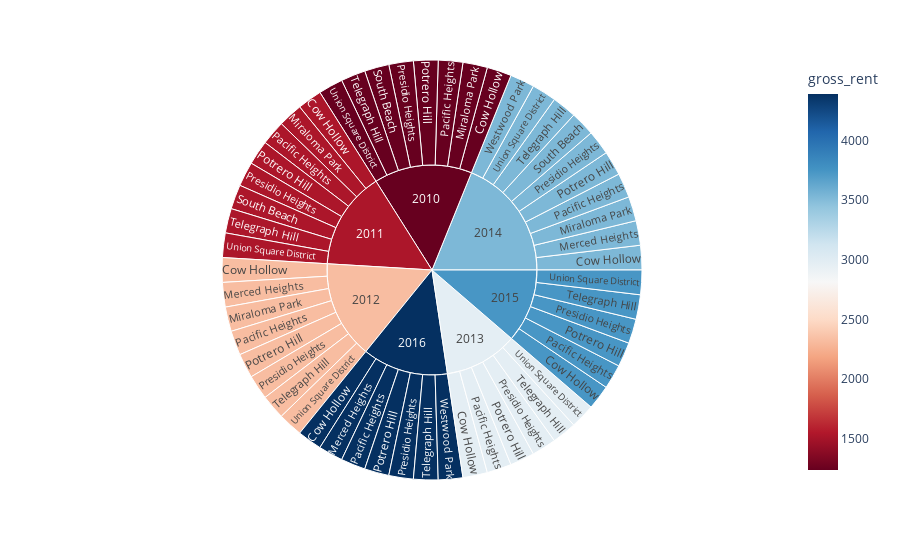

This figure's notebook cell:
### Markdown cell above
### Create a sunburst chart to conduct a costs analysis of most expensive neighborhoods in San Francisco per year

### Code cell
# Sunburst Plot
px.sunburst(df_Expensive_Neighborhoods_Per_Year, path=['year','neighborhood'], color='gross_rent', color_continuous_scale='RdBu')

### Figure 1 — Plotly figure (JSON) as saved in the notebook; plotly's stock layout.template omitted (floating-point values rounded to 4 significant figures)
{"data": [{"branchvalues": "total", "customdata": [[1239], [1530], [2324], [2971], [3528], [3739], [4390], [2324], [3528], [4390], [1239], [1530], [2324], [3528], [1239], [1530], [2324], [2971], [3528], [3739], [4390], [1239], [1530], [2324], [2971], [3528], [3739], [4390], [1239], [1530], [2324], [2971], [3528], [3739], [4390], [1239], [1530], [3528], [1239], [1530], [2324], [2971], [3528], [3739], [4390], [1239], [1530], [2324], [2971], [3528], [3739], [3528], [4390], [1239], [1530], [2324], [2971], [3528], [3739], [4390]], "domain": {"x": [0, 1], "y": [0, 1]}, "hovertemplate": "labels=%{label}<br>count=%{value}<br>parent=%{parent}<br>id=%{id}<br>gross_rent=%{color}<extra></extra>", "ids": ["2010/Cow Hollow", "2011/Cow Hollow", "2012/Cow Hollow", "2013/Cow Hollow", "2014/Cow Hollow", "2015/Cow Hollow", "2016/Cow Hollow", "2012/Merced Heights", "2014/Merced Heights", "2016/Merced Heights", "2010/Miraloma Park", "2011/Miraloma Park", "2012/Miraloma Park", "2014/Miraloma Park", "2010/Pacific Heights", "2011/Pacific Heights", "2012/Pacific Heights", "2013/Pacific Heights", "2014/Pacific Heights", "2015/Pacific Heights", "2016/Pacific Heights", "2010/Potrero Hill", "2011/Potrero Hill", "2012/Potrero Hill", "2013/Potrero Hill", "2014/Potrero Hill", "2015/Potrero Hill", "2016/Potrero Hill", "2010/Presidio Heights", "2011/Presidio Heights", "2012/Presidio Heights", "2013/Presidio Heights", "2014/Presidio Heights", "2015/Presidio Heights", "2016/Presidio Heights", "2010/South Beach", "2011/South Beach", "2014/South Beach", "2010/Telegraph Hill", "2011/Telegraph Hill", "2012/Telegraph Hill", "2013/Telegraph Hill", "2014/Telegraph Hill", "2015/Telegraph Hill", "2016/Telegraph Hill", "2010/Union Square District", "2011/Union Square District", "2012/Union Square District", "2013/Union Square District", "2014/Union Square District", "2015/Union Square District", "2014/Westwood Park", "2016/Westwood Park", "2010", "2011", "2012", "2013", "2014", "2015", "2016"], "labels": ["Cow Hollow", "Cow Hollow", "Cow Hollow", "Cow Hollow", "Cow Hollow", "Cow Hollow", "Cow Hollow", "Merced Heights", "Merced Heights", "Merced Heights", "Miraloma Park", "Miraloma Park", "Miraloma Park", "Miraloma Park", "Pacific Heights", "Pacific Heights", "Pacific Heights", "Pacific Heights", "Pacific Heights", "Pacific Heights", "Pacific Heights", "Potrero Hill", "Potrero Hill", "Potrero Hill", "Potrero Hill", "Potrero Hill", "Potrero Hill", "Potrero Hill", "Presidio Heights", "Presidio Heights", "Presidio Heights", "Presidio Heights", "Presidio Heights", "Presidio Heights", "Presidio Heights", "South Beach", "South Beach", "South Beach", "Telegraph Hill", "Telegraph Hill", "Telegraph Hill", "Telegraph Hill", "Telegraph Hill", "Telegraph Hill", "Telegraph Hill", "Union Square District", "Union Square District", "Union Square District", "Union Square District", "Union Square District", "Union Square District", "Westwood Park", "Westwood Park", "2010", "2011", "2012", "2013", "2014", "2015", "2016"], "marker": {"coloraxis": "coloraxis", "colors": [1239, 1530, 2324, 2971, 3528, 3739, 4390, 2324, 3528, 4390, 1239, 1530, 2324, 3528, 1239, 1530, 2324, 2971, 3528, 3739, 4390, 1239, 1530, 2324, 2971, 3528, 3739, 4390, 1239, 1530, 2324, 2971, 3528, 3739, 4390, 1239, 1530, 3528, 1239, 1530, 2324, 2971, 3528, 3739, 4390, 1239, 1530, 2324, 2971, 3528, 3739, 3528, 4390, 1239, 1530, 2324, 2971, 3528, 3739, 4390]}, "name": "", "parents": ["2010", "2011", "2012", "2013", "2014", "2015", "2016", "2012", "2014", "2016", "2010", "2011", "2012", "2014", "2010", "2011", "2012", "2013", "2014", "2015", "2016", "2010", "2011", "2012", "2013", "2014", "2015", "2016", "2010", "2011", "2012", "2013", "2014", "2015", "2016", "2010", "2011", "2014", "2010", "2011", "2012", "2013", "2014", "2015", "2016", "2010", "2011", "2012", "2013", "2014", "2015", "2014", "2016", "", "", "", "", "", "", ""], "type": "sunburst", "values": [1, 1, 1, 1, 1, 1, 1, 1, 1, 1, 1, 1, 1, 1, 1, 1, 1, 1, 1, 1, 1, 1, 1, 1, 1, 1, 1, 1, 1, 1, 1, 1, 1, 1, 1, 1, 1, 1, 1, 1, 1, 1, 1, 1, 1, 1, 1, 1, 1, 1, 1, 1, 1, 8, 8, 8, 6, 10, 6, 7]}], "layout": {"coloraxis": {"colorbar": {"title": {"text": "gross_rent"}}, "colorscale": [[0, "rgb(103,0,31)"], [0.1, "rgb(178,24,43)"], [0.2, "rgb(214,96,77)"], [0.3, "rgb(244,165,130)"], [0.4, "rgb(253,219,199)"], [0.5, "rgb(247,247,247)"], [0.6, "rgb(209,229,240)"], [0.7, "rgb(146,197,222)"], [0.8, "rgb(67,147,195)"], [0.9, "rgb(33,102,172)"], [1, "rgb(5,48,97)"]]}, "legend": {"tracegroupgap": 0}, "margin": {"t": 60}}}
